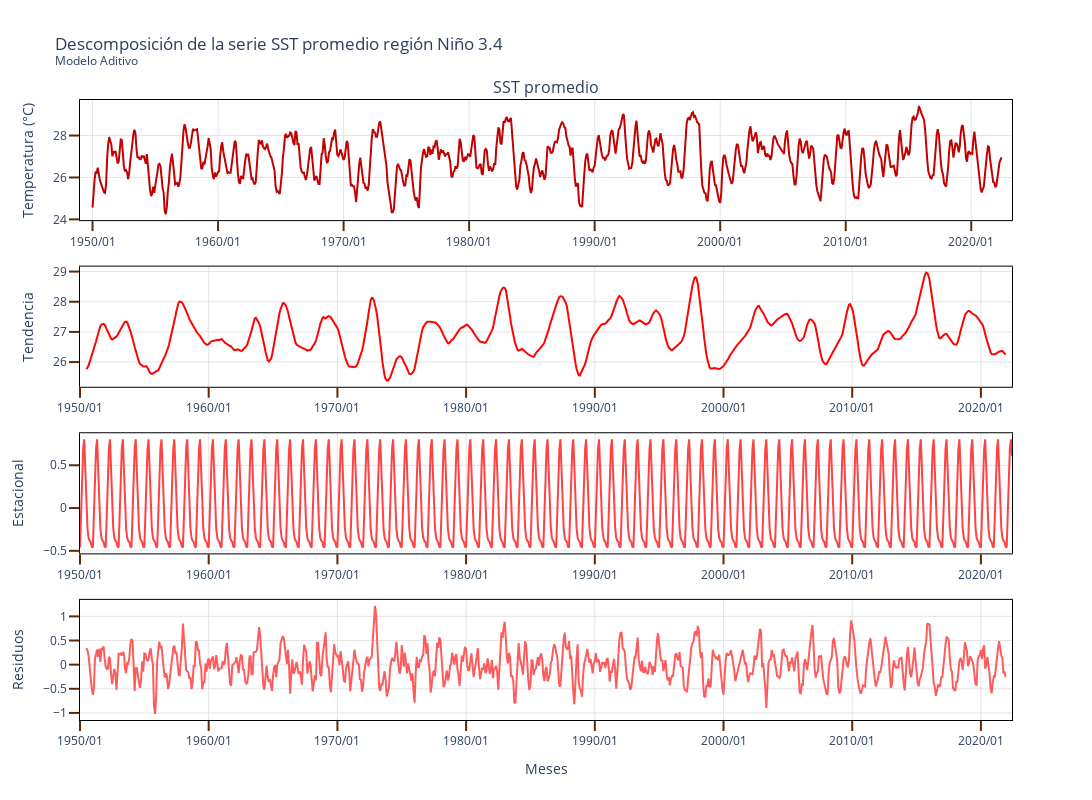

The notebook cell this image was saved under:
### Code cell
# Modelo Aditivo
fig_aditivo = seasonal_decompose_plot(data=data_pandas[['nino34_mean']].dropna().copy(),
                                        model='additive',
                                        period=12)
fig_aditivo.write_image('./figure/nino34/descom_aditivo.png')
fig_aditivo.show()

### Figure 1 — Plotly figure (JSON) as saved in the notebook; plotly's stock layout.template omitted (floating-point values rounded to 4 significant figures; data arrays with more than 128 entries replaced by an {"elided": "..."} marker saying what was removed)
{"data": [{"line": {"color": "#C10101", "width": 2}, "mode": "lines", "name": "Tempreatura promedio observada NIÑO 3.4", "type": "scatter", "x": {"elided": "870 str values"}, "xaxis": "x", "y": {"elided": "870 float values"}, "yaxis": "y"}, {"line": {"color": "#FF0303", "width": 2}, "mode": "lines", "name": "NIÑO 3.4", "type": "scatter", "x": {"elided": "870 str values"}, "xaxis": "x2", "y": {"elided": "870 float values"}, "yaxis": "y2"}, {"line": {"color": "#FF4242", "width": 2}, "mode": "lines", "name": "NIÑO 3.4", "type": "scatter", "x": {"elided": "870 str values"}, "xaxis": "x3", "y": {"elided": "870 float values"}, "yaxis": "y3"}, {"line": {"color": "#FE5C5C", "width": 2}, "mode": "lines", "name": "NIÑO 3.4", "type": "scatter", "x": {"elided": "870 str values"}, "xaxis": "x4", "y": {"elided": "870 float values"}, "yaxis": "y4"}], "layout": {"annotations": [{"font": {"size": 16}, "showarrow": false, "text": "SST promedio", "x": 0.5, "xanchor": "center", "xref": "paper", "y": 1, "yanchor": "bottom", "yref": "paper"}], "height": 800, "showlegend": false, "title": {"text": "\n                                 Descomposición de la serie SST promedio región Niño 3.4\n                                 <br><sup>Modelo Aditivo</sup>\n                                 "}, "width": 1500, "xaxis": {"anchor": "y", "domain": [0, 1], "gridcolor": "#E4E4E4", "linecolor": "black", "linewidth": 1, "mirror": true, "range": ["1949-01-01", "2023-04-01"], "showline": true, "tickcolor": "#5C2B05", "tickformat": "%Y/%m", "ticklen": 10, "ticks": "outside", "tickwidth": 2, "title": {"text": ""}}, "xaxis2": {"anchor": "y2", "domain": [0, 1], "gridcolor": "#E4E4E4", "linecolor": "black", "linewidth": 1, "mirror": true, "showline": true, "tickcolor": "#5C2B05", "tickformat": "%Y/%m", "ticklen": 10, "ticks": "outside", "tickwidth": 2, "title": {"text": ""}}, "xaxis3": {"anchor": "y3", "domain": [0, 1], "gridcolor": "#E4E4E4", "linecolor": "black", "linewidth": 1, "mirror": true, "showline": true, "tickcolor": "#5C2B05", "tickformat": "%Y/%m", "ticklen": 10, "ticks": "outside", "tickwidth": 2, "title": {"text": ""}}, "xaxis4": {"anchor": "y4", "domain": [0, 1], "gridcolor": "#E4E4E4", "linecolor": "black", "linewidth": 1, "mirror": true, "showline": true, "tickcolor": "#5C2B05", "tickformat": "%Y/%m", "ticklen": 10, "ticks": "outside", "tickwidth": 2, "title": {"text": "Meses"}}, "yaxis": {"anchor": "x", "domain": [0.8063, 1], "gridcolor": "#E4E4E4", "linecolor": "black", "linewidth": 1, "mirror": true, "showline": true, "tickcolor": "#5C2B05", "ticklen": 10, "ticks": "outside", "tickwidth": 2, "title": {"text": "Temperatura (°C)"}}, "yaxis2": {"anchor": "x2", "domain": [0.5375, 0.7312], "gridcolor": "#E4E4E4", "linecolor": "black", "linewidth": 1, "mirror": true, "showline": true, "tickcolor": "#5C2B05", "ticklen": 10, "ticks": "outside", "tickwidth": 2, "title": {"text": "Tendencia"}}, "yaxis3": {"anchor": "x3", "domain": [0.2687, 0.4625], "gridcolor": "#E4E4E4", "linecolor": "black", "linewidth": 1, "mirror": true, "showline": true, "tickcolor": "#5C2B05", "ticklen": 10, "ticks": "outside", "tickwidth": 2, "title": {"text": "Estacional"}}, "yaxis4": {"anchor": "x4", "domain": [0, 0.1938], "gridcolor": "#E4E4E4", "linecolor": "black", "linewidth": 1, "mirror": true, "showline": true, "tickcolor": "#5C2B05", "ticklen": 10, "ticks": "outside", "tickwidth": 2, "title": {"text": "Residuos"}}}}
